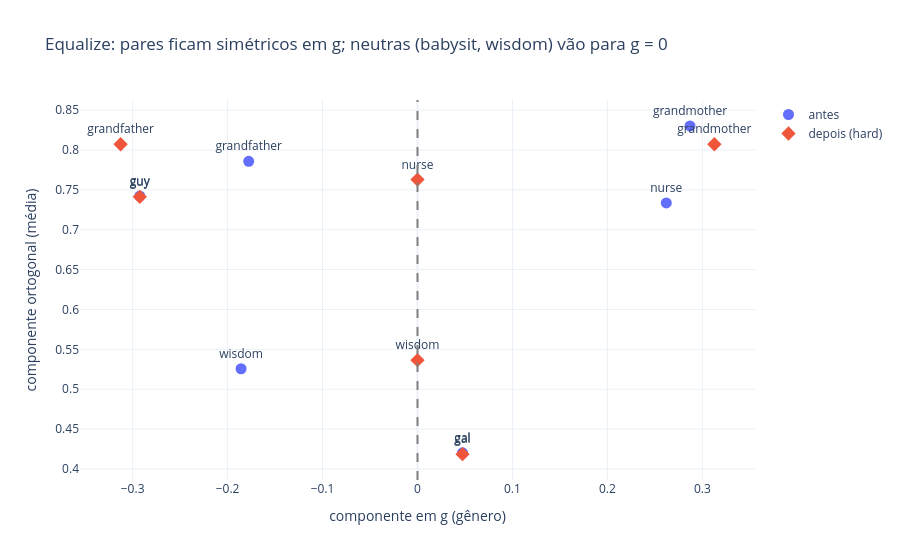

The notebook cell saved with this chart:
### Markdown cell above
### 2.1 Geometria do Equalize em 2D

Visualizamos *grandmother*/*grandfather* e *gal*/*guy* no plano formado por $g$ e uma direção ortogonal: antes (assimétricos) e depois (simétricos em torno de $\nu$).

### Code cell
import plotly.graph_objects as go
def plane_coords(wv, words, g):
    X = wv.matrix(words)
    x = X @ g
    resid = X - np.outer(x, g)
    u = resid.mean(0); u -= (u @ g) * g; u /= np.linalg.norm(u)
    return x, resid @ u
fig = go.Figure()
for name, wv, sym in [("antes", en, "circle"), ("depois (hard)", hard, "diamond")]:
    ws = [w for w in ["grandmother", "grandfather", "gal", "guy", "babysitter", "wisdom", "nurse"] if w in wv]
    x, y = plane_coords(wv, ws, g)
    fig.add_scatter(x=x, y=y, mode="markers+text", text=ws, name=name, textposition="top center", marker=dict(size=11, symbol=sym))
fig.add_vline(x=0, line_dash="dash", line_color="gray")
fig.update_layout(template="plotly_white", title="Equalize: pares ficam simétricos em g; neutras (babysit, wisdom) vão para g = 0", xaxis_title="componente em g (gênero)", yaxis_title="componente ortogonal (média)")
fig.show()

### Figure 1 — Plotly figure (JSON) as saved in the notebook; plotly's stock layout.template omitted (floating-point values rounded to 4 significant figures)
{"data": [{"marker": {"size": 11, "symbol": "circle"}, "mode": "markers+text", "name": "antes", "text": ["grandmother", "grandfather", "gal", "guy", "wisdom", "nurse"], "textposition": "top center", "type": "scatter", "x": [0.287, -0.1777, 0.04741, -0.2924, -0.1858, 0.262], "y": [0.8302, 0.7858, 0.4202, 0.7422, 0.5257, 0.7335]}, {"marker": {"size": 11, "symbol": "diamond"}, "mode": "markers+text", "name": "depois (hard)", "text": ["grandmother", "grandfather", "gal", "guy", "wisdom", "nurse"], "textposition": "top center", "type": "scatter", "x": [0.3126, -0.3126, 0.04741, -0.2924, 2.747e-08, -4.936e-08], "y": [0.8072, 0.8072, 0.4186, 0.7413, 0.5365, 0.7629]}], "layout": {"shapes": [{"line": {"color": "gray", "dash": "dash"}, "type": "line", "x0": 0, "x1": 0, "xref": "x", "y0": 0, "y1": 1, "yref": "y domain"}], "title": {"text": "Equalize: pares ficam simétricos em g; neutras (babysit, wisdom) vão para g = 0"}, "xaxis": {"title": {"text": "componente em g (gênero)"}}, "yaxis": {"title": {"text": "componente ortogonal (média)"}}}}
